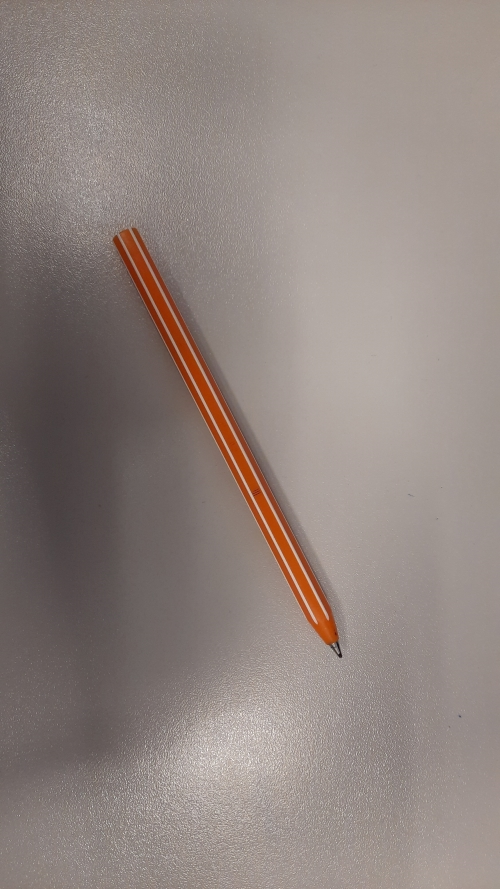
#> input picture hough_algorithm/code_and_outputs/q2/Q1.jpg, 500 x 889 px
$ python question_2.py
#> lines starting #> are read from the running program, lines starting #| are printed output that depends on the picture; after the words box and inside, x2 and y2 are one past the last pixel; in counts of white or black regions, pixels touching at a corner belong together
# AUTHORS;
# ERTURK OCAK 150200048
# BATURALP INCE 150200738

import cv2
import numpy as np
from matplotlib import image
from matplotlib import pyplot as plt

first_image_RGB = cv2.imread("Q1.jpg", cv2.IMREAD_COLOR)
#> first_image_RGB is the input picture: shape (889, 500, 3); mean B, G, R 127.2, 132.2, 144.1
#first_image_RGB= np.array(cv2.cvtColor(first_image_BGR, cv2.COLOR_BGR2RGB), dtype= np.uint8)


second_image_RGB = cv2.imread("Q1_2.jpg", cv2.IMREAD_COLOR)
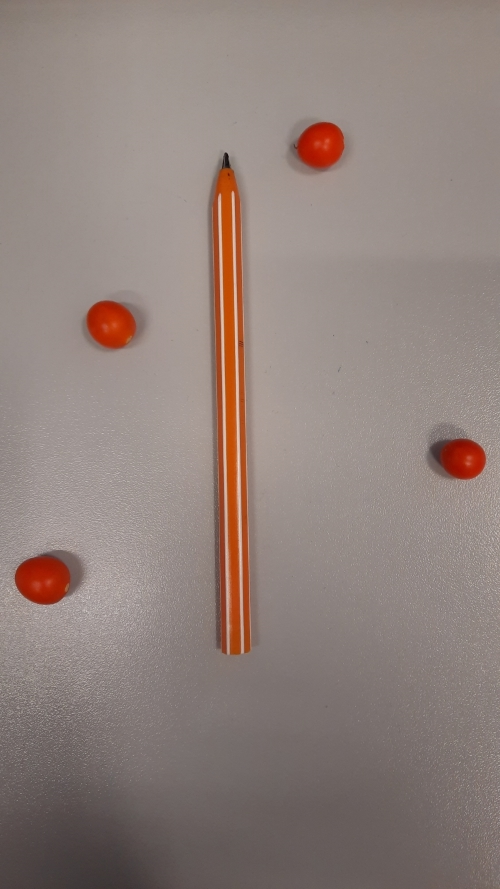
#> input picture hough_algorithm/code_and_outputs/q2/Q1_2.jpg, 500 x 889 px
#> second_image_RGB is the input picture: shape (889, 500, 3); mean B, G, R 124, 129.5, 144.2

#second_image_RGB= np.array(cv2.cvtColor(second_image_BGR, cv2.COLOR_BGR2RGB), dtype= np.uint8)


def change_to_grayscale(img_as_RGB):

    height = img_as_RGB.shape[0]
    width = img_as_RGB.shape[1]
    grayscaled_img = np.zeros((height,width), dtype= np.uint8)
    for i in range(height):
        for j in range(width):
            red = img_as_RGB[i][j][0]
            green = img_as_RGB[i][j][1]
            blue = img_as_RGB[i][j][2]
            grayscale_value = round(0.299 * red + 0.587 * green + 0.114 * blue)
            grayscaled_img[i][j] = grayscale_value
    return grayscaled_img


first_image_after_canny  = cv2.Canny(change_to_grayscale(first_image_RGB), threshold1=130, threshold2=400)
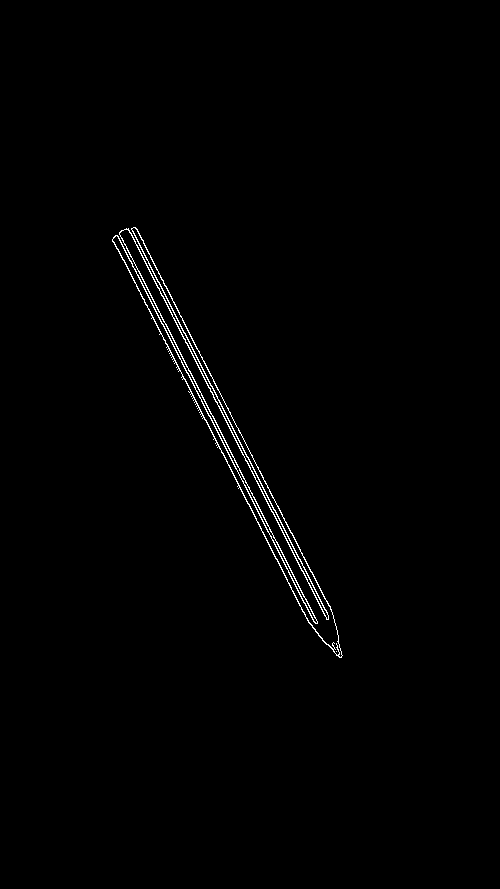
#> first_image_after_canny: shape (889, 500); 0.8% white in thin lines or dots, all inside (x1, y1, x2, y2) = (112, 227, 343, 658)

second_image_after_canny = cv2.Canny(change_to_grayscale(second_image_RGB), threshold1=80, threshold2=280)
#> second_image_after_canny: shape (889, 500); 0.94% white in thin lines or dots, all inside (x1, y1, x2, y2) = (14, 122, 486, 655)


def hough_line_transform(image_RGB, image_after_canny, threshold):
    image_copy = image_RGB.copy()
    lines = cv2.HoughLines(image_after_canny, 1, np.pi/180, threshold)
    for line in lines:
        rho,theta = line[0]
        a = np.cos(theta)
        b = np.sin(theta)
        x0 = a * rho
        y0 = b * rho

        x1 = int(x0 + 1000 * ( -b))
        y1 = int(y0 + 1000 * (a))


        x2 = int(x0 - 1000 * (-b))
        y2 = int(y0 - 1000 * (a))
        cv2.line(image_copy,   (x1,y1), (x2,y2), (0,0,255), 2)

    return image_copy


first_image_after_canny  = cv2.Canny(change_to_grayscale(first_image_RGB), threshold1=130, threshold2=400)
second_image_after_canny = cv2.Canny(change_to_grayscale(second_image_RGB), threshold1=80, threshold2=280)

cv2.imwrite('q2_hough_output_first_img_1.jpg', hough_line_transform(first_image_RGB, first_image_after_canny, 150))
#> in hough_line_transform, `lines = cv2.HoughLines(image_after_canny, 1, np.pi/180, threshold)`: lines = 14 rows, first 8: [-13, 2.67], [-10, 2.67], [0, 2.67], [8, 2.67], [3, 2.67], [-17, 2.67], [-22, 2.69], [-6, 2.65]
#> the loop in hough_line_transform, `for line in lines:` made 14 passes
#> (rho, theta, a, b, x0, y0, x1, y1) on passes 1 to 12: (-13, 2.67, -0.891, 0.454, 11.58, -5.9, -442, -896), (-10, 2.67, -0.891, 0.454, 8.91, -4.54, -445, -895), (0, 2.67, -0.891, 0.454, 0, 0, -453, -891), (8, 2.67, -0.891, 0.454, -7.13, 3.63, -461, -887), (3, 2.67, -0.891, 0.454, -2.67, 1.36, -456, -889), (-17, 2.67, -0.891, 0.454, 15.15, -7.72, -438, -898), (-22, 2.69, -0.899, 0.438, 19.77, -9.64, -418, -908), (-6, 2.65, -0.883, 0.469, 5.3, -2.82, -464, -885), (-19, 2.69, -0.899, 0.438, 17.08, -8.33, -421, -907), (-8, 2.69, -0.899, 0.438, 7.19, -3.51, -431, -902), (14, 2.65, -0.883, 0.469, -12.36, 6.57, -481, -876), (-6, 2.69, -0.899, 0.438, 5.39, -2.63, -432, -901)
#> after the loop in hough_line_transform, `for line in lines:`: image_copy: shape (889, 500, 3); 5.75% of pixels changed, all inside (x1, y1, x2, y2) = (0, 0, 476, 889)
cv2.imwrite('q2_hough_output_first_img_2.jpg', hough_line_transform(first_image_RGB, first_image_after_canny, 240))
#> call 2 of hough_line_transform, with threshold = 240
#> in hough_line_transform (call 2), `lines = cv2.HoughLines(image_after_canny, 1, np.pi/180, threshold)`: lines = [[-13, 2.67], [-10, 2.67], [0, 2.67], [8, 2.67], [3, 2.67], [-17, 2.67]]
#> the loop in hough_line_transform (call 2), `for line in lines:` made 6 passes
#> (line, rho, x0, y0, x1, y1, x2, y2) on passes 1 to 6: ([[-13, 2.67]], -13, 11.58, -5.9, -442, -896, 465, 885), ([[-10, 2.67]], -10, 8.91, -4.54, -445, -895, 462, 886), ([[0, 2.67]], 0, 0, 0, -453, -891, 453, 891), ([[8, 2.67]], 8, -7.13, 3.63, -461, -887, 446, 894), ([[3, 2.67]], 3, -2.67, 1.36, -456, -889, 451, 892), ([[-17, 2.67]], -17, 15.15, -7.72, -438, -898, 469, 883)
#> after the loop in hough_line_transform (call 2), `for line in lines:`:
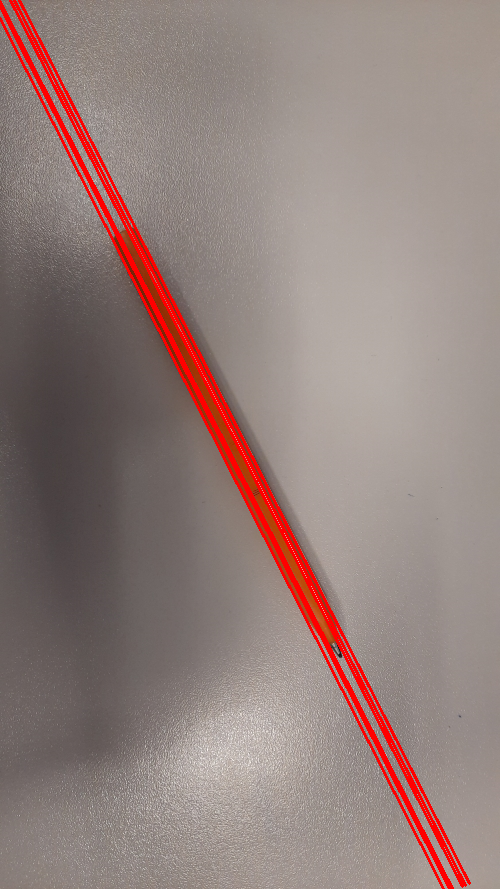
#> image_copy: shape (889, 500, 3); 3.72% of pixels changed, all inside (x1, y1, x2, y2) = (0, 0, 471, 889)
cv2.imwrite('q2_hough_output_first_img_3.jpg', hough_line_transform(first_image_RGB, first_image_after_canny, 360))
#> call 3 of hough_line_transform, with threshold = 360
#> in hough_line_transform (call 3), `lines = cv2.HoughLines(image_after_canny, 1, np.pi/180, threshold)`: lines = [[-13, 2.67], [-10, 2.67], [0, 2.67], [8, 2.67]]
#> the loop in hough_line_transform (call 3), `for line in lines:` made 4 passes
#> after the loop in hough_line_transform (call 3), `for line in lines:`:
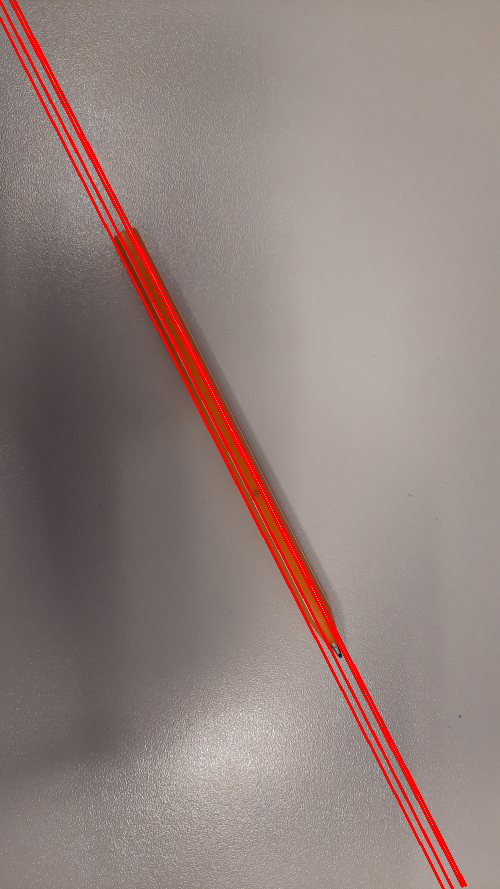
#> image_copy: shape (889, 500, 3); 2.52% of pixels changed, all inside (x1, y1, x2, y2) = (0, 0, 467, 889)

cv2.imwrite('q2_hough_output_second_img_1.jpg', hough_line_transform(second_image_RGB, second_image_after_canny, 150))
#> call 4 of hough_line_transform, with threshold = 150
#> in hough_line_transform (call 4), `lines = cv2.HoughLines(image_after_canny, 1, np.pi/180, threshold)`: lines = [[-215, 3.12], [-218, 3.12], [-229, 3.12], [-204, 3.12], [-232, 3.12], [-237, 3.12], [-210, 3.12], [-209, 3.11], [-223, 3.11]]
#> the loop in hough_line_transform (call 4), `for line in lines:` made 9 passes
#> (rho, theta, a, b, x0, y0, x1, y1) on passes 1 to 9: (-215, 3.12, -1, 0.0175, 215, -3.75, 197, -1003), (-218, 3.12, -1, 0.0175, 218, -3.8, 200, -1003), (-229, 3.12, -1, 0.0175, 229, -4, 211, -1003), (-204, 3.12, -1, 0.0175, 204, -3.56, 186, -1003), (-232, 3.12, -1, 0.0175, 232, -4.05, 214, -1003), (-237, 3.12, -1, 0.0175, 237, -4.14, 219, -1003), (-210, 3.12, -1, 0.0175, 210, -3.67, 192, -1003), (-209, 3.11, -0.999, 0.0349, 208.9, -7.29, 173, -1006), (-223, 3.11, -0.999, 0.0349, 222.9, -7.78, 187, -1007)
#> after the loop in hough_line_transform (call 4), `for line in lines:`:
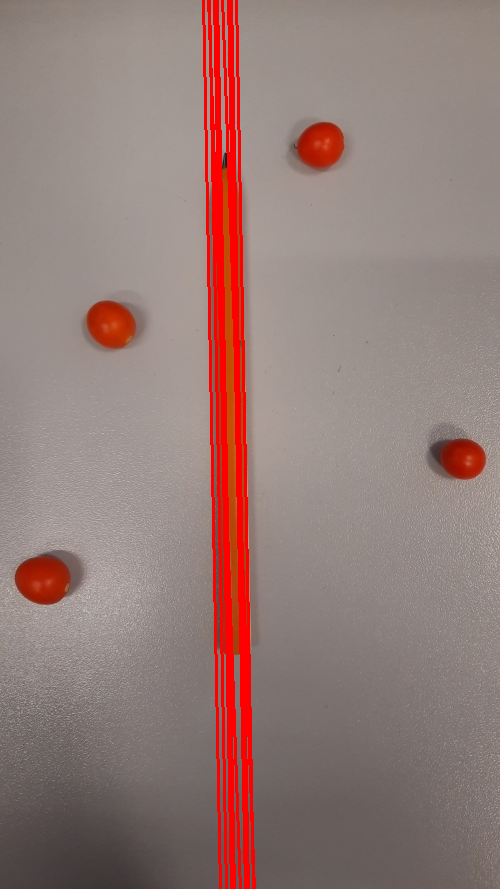
#> image_copy: shape (889, 500, 3); 4.73% of pixels changed, all inside (x1, y1, x2, y2) = (202, 0, 256, 889)
cv2.imwrite('q2_hough_output_second_img_2.jpg', hough_line_transform(second_image_RGB, second_image_after_canny, 240))
#> in hough_line_transform (call 5), `lines = cv2.HoughLines(image_after_canny, 1, np.pi/180, threshold)`: lines = [[-215, 3.12], [-218, 3.12], [-229, 3.12], [-204, 3.12], [-232, 3.12]]
#> the loop in hough_line_transform (call 5), `for line in lines:` made 5 passes
#> (line, rho, x0, y0, x1, x2, y2) on passes 1 to 5: ([[-215, 3.12]], -215, 215, -3.75, 197, 232, 996), ([[-218, 3.12]], -218, 218, -3.8, 200, 235, 996), ([[-229, 3.12]], -229, 229, -4, 211, 246, 995), ([[-204, 3.12]], -204, 204, -3.56, 186, 221, 996), ([[-232, 3.12]], -232, 232, -4.05, 214, 249, 995)
#> after the loop in hough_line_transform (call 5), `for line in lines:`:
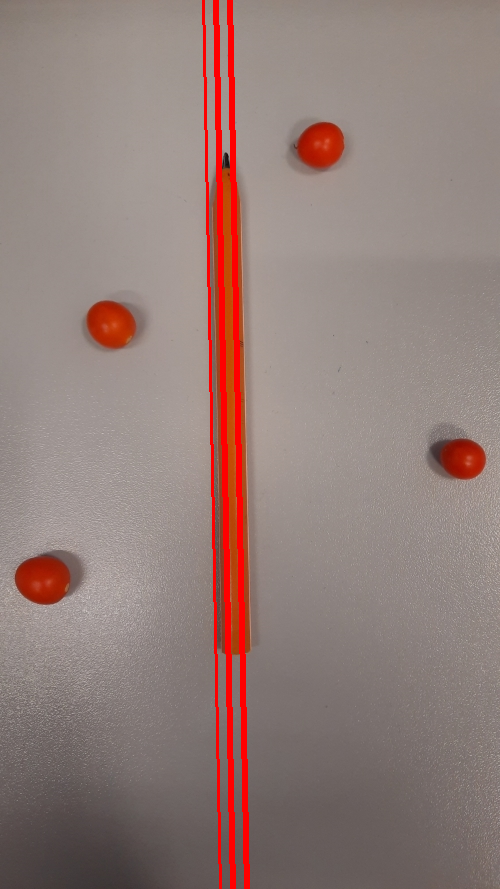
#> image_copy: shape (889, 500, 3); 3% of pixels changed, all inside (x1, y1, x2, y2) = (202, 0, 250, 889)
cv2.imwrite('q2_hough_output_second_img_3.jpg', hough_line_transform(second_image_RGB, second_image_after_canny, 320))
#> in hough_line_transform (call 6), `lines = cv2.HoughLines(image_after_canny, 1, np.pi/180, threshold)`: lines = [[-215, 3.12], [-218, 3.12]]
#> the loop in hough_line_transform (call 6), `for line in lines:` made 2 passes
#> after the loop in hough_line_transform (call 6), `for line in lines:`:
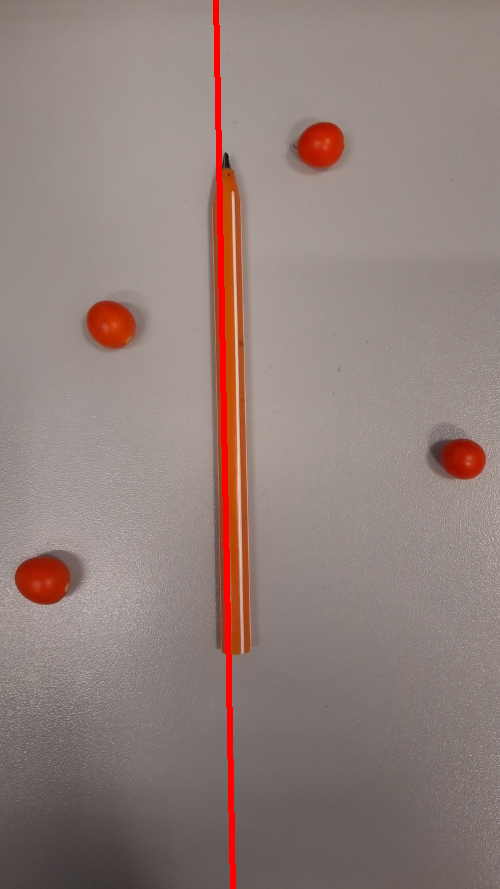
#> image_copy: shape (889, 500, 3); 1.2% of pixels changed, all inside (x1, y1, x2, y2) = (213, 0, 236, 889)
